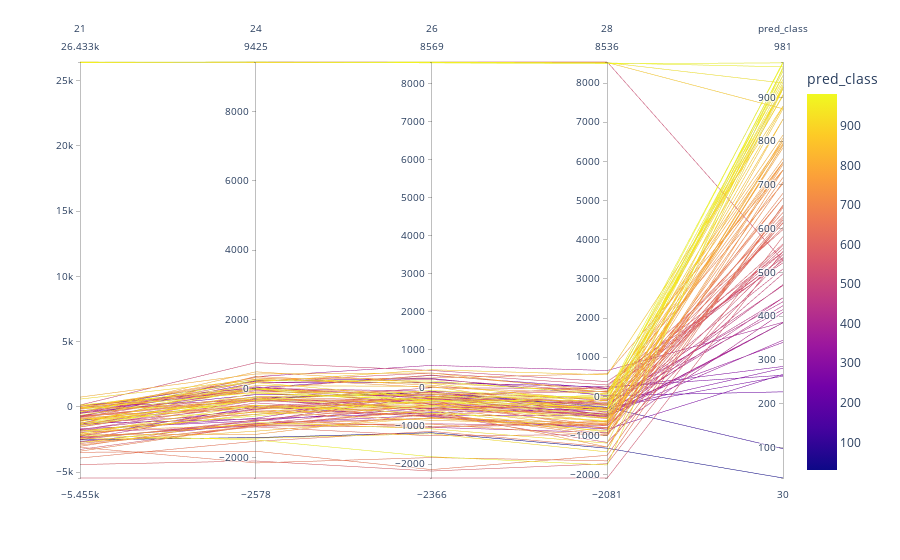

Write notebook code for a chart like this one.
### Code cell
import plotly.express as px
fig = px.parallel_coordinates(df, color="pred_class")
fig.show()
